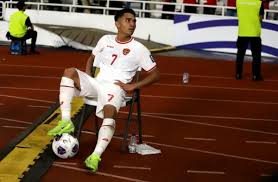
#> input picture pcd 9/download.jpeg, 278 x 182 px, found by its file name
$ python sobel.py
#> lines starting #> are read from the running program, lines starting #| are printed output that depends on the picture
import imageio as img
import numpy as np
import matplotlib.pyplot as plt

image = img.imread("C:\\Users\\komputer 30\\Documents\\pcd\\download.jpeg", mode='F')
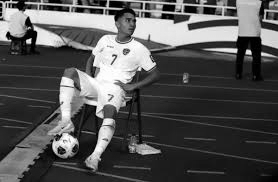
#> image: shape (182, 278) float32; min 0, max 255, mean 84.5

sobelX = np.array([
    [-1,0,1],
    [-2,0,2],
    [-1,0,1]
])

sobelY = np.array([
    [-1,-2,-1],
    [0,0,0],
    [1,2,1]
])

imgPad = np.pad(image,pad_width=1,mode='constant',constant_values=0)
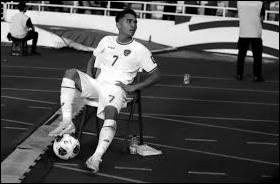
#> imgPad: shape (184, 280) float32; min 0, max 255, mean 83

Gx = np.zeros_like(image)
Gy = np.zeros_like(image)

for y in range(1, imgPad.shape[0]-1):
    for x in range(1, imgPad.shape[1]-1):
        region = imgPad[y-1:y+2, x-1:x+2]
        Gx[y-1,x-1] = (region * sobelX).sum()
        Gy[y-1,x-1] = (region * sobelY).sum()
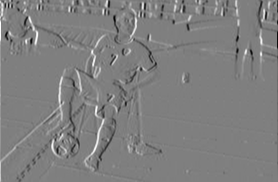
#> Gx: shape (182, 278) float32; min -941.8, max 941.5, mean -0.2; drawn with min black and max white
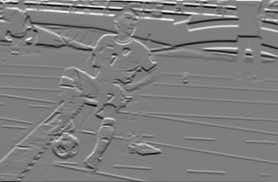
#> Gy: shape (182, 278) float32; min -926.8, max 938.7, mean -1.1; drawn with min black and max white

G = np.sqrt(Gx**2 + Gy**2)
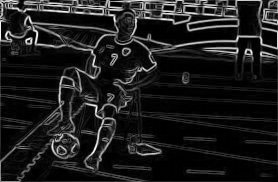
#> G: shape (182, 278) float32; min 0, max 957.7, mean 110.8; drawn with min black and max white
G = (G/G.max()) * 255
G = np.clip(G,0,255)
G = G.astype(np.uint8)

plt.figure(figsize=(10,10))

plt.subplot(2,2,1)
plt.imshow(image, cmap='gray')

plt.subplot(2,2,2)
plt.imshow(Gx, cmap='gray')

plt.subplot(2,2,3)
plt.imshow(Gy, cmap='gray')

plt.subplot(2,2,4)
plt.imshow(G, cmap='gray')

plt.show()
